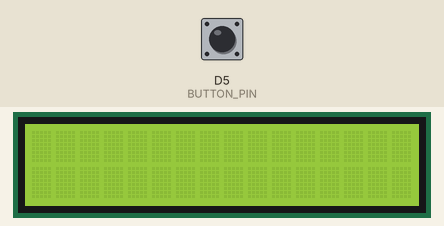
Recording of a sketch running on a simulated ESP8266 (NodeMCU). Parts: 16×2 character LCD. Inputs (shaded band) come from the test bench; at power-on: D5 (BUTTON_PIN) HIGH. WiFi joins after 1.5 s; servers stay silent unless stated; web services answer with replies made up by the test bench; what the sketch prints to the serial monitor is not drawn.

Above: at 2.7 s.
2.8 s: D5 (BUTTON_PIN) pulled LOW for 0.15 s
At 4.2 s:
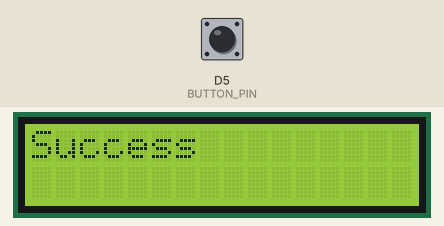
4.5 s: D5 (BUTTON_PIN) pulled LOW for 1 s
At 5.4 s:
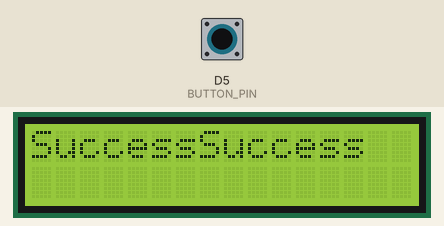
7.0 s: D5 (BUTTON_PIN) pulled LOW for 0.15 s
At 8.3 s:
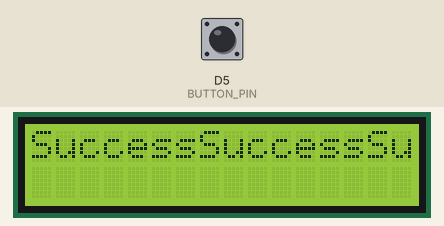
8.7 s: D5 (BUTTON_PIN) pulsed LOW 5 times (0.12 s each, 0.3 s apart)
At 10.4 s:
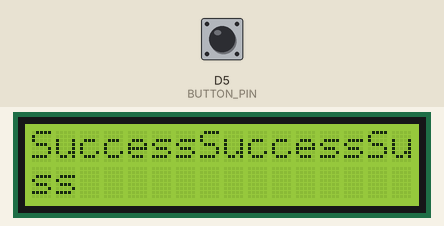
11.7 s: D5 (BUTTON_PIN) pulled LOW for 3.2 s
At 13.0 s:
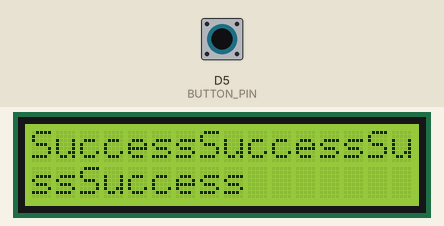
16.4 s: D5 (BUTTON_PIN) pulled LOW for 0.15 s
At 17.8 s:
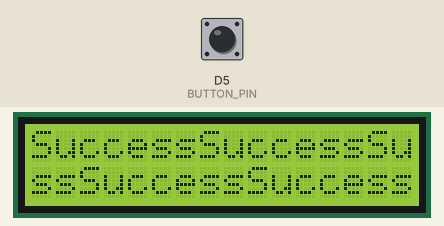
Timing chart, 0 to 19.1 s (numbered marks = the images above; inputs shaded):
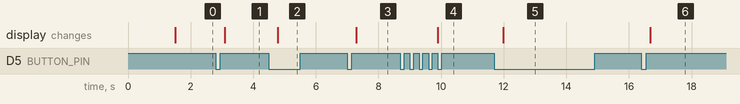

Measured:
- after the input at 2.8 s, the display: changes after 0.29 s (image 1)
- after the input at 4.5 s, the display: changes after 0.29 s (image 2)
- after the input at 7.0 s, the display: changes after 0.28 s (image 3)
- after the input at 8.7 s, the display: changes after 1.2 s (image 4)
- after the input at 11.7 s, the display: changes after 0.28 s (image 5)
- after the input at 16.4 s, the display: changes after 0.28 s (image 6)

The sketch:

esp8266_wifi_button_ifttt_display.ino
```cpp
/*
 * Sketch: ESP8266_LED_Control_02
 * Control an LED from a web browser
 * Intended to be run on an ESP8266
 *
 * connect to the ESP8266 AP then
 * use web broswer to go to 192.168.4.1
 *
 */


#include <Wire.h>
#include <LiquidCrystal_I2C.h>
#include <ESP8266WiFi.h>

const char* ssid     = "dirtyfox";
const char* password = "fuchsschmutz";

const char* server = "maker.ifttt.com";
const char* resource = "/trigger/button_pressed/with/key/cR8QrXa3Sb1S1TdxVH_ziy";

const int BUTTON_PIN = D5;

int btnPressed = 0;
int btnRead = 0;

// Set the LCD address to 0x27 for a 16 chars and 2 line display
LiquidCrystal_I2C lcd(0x27, 16, 2);

void setup()
{
    Serial.begin(115200);

    delay(10);

    Serial.println();
    Serial.println();
    Serial.print("Connecting to ");
    Serial.println(ssid);

    /* Explicitly set the ESP8266 to be a WiFi-client, otherwise, it by default,
     would try to act as both a client and an access-point and could cause
     network-issues with your other WiFi-devices on your WiFi-network. */
    WiFi.mode(WIFI_STA);
    WiFi.begin(ssid, password);

    while (WiFi.status() != WL_CONNECTED) {
      delay(500);
      Serial.print(".");
    }

    Serial.println("");
    Serial.println("WiFi connected");
    Serial.println("IP address: ");
    Serial.println(WiFi.localIP());

    pinMode(BUTTON_PIN, INPUT);

    // initialize the LCD
    lcd.begin();

    // Turn on the blacklight
    lcd.backlight();
} // void setup()


void loop()
{
     btnRead = digitalRead(BUTTON_PIN);
     if (btnRead == LOW) {
        if (btnPressed == 0) {
           Serial.println("Send request");
           requestIFTTT();
        }
        btnPressed = 1;
     } else {
        btnPressed = 0;
     }
    delay(20);
} // void loop()

void requestIFTTT()
{
    WiFiClient client;
    int retries=5;
    while(!!!client.connect(server, 80) && (retries-- > 0)) {
      Serial.print(".");
    }
    Serial.println();

    if(!!!client.connected()) {
      Serial.println("Failed to connect!");
    }

    client.print(String("GET ") + resource + " HTTP/1.1\r\n" + "Host: " + server + "\r\n" + "Connection: close\r\n\r\n");
    int timeout = 5 * 10; //5 seconds
    while(!!!client.available() && (timeout-- > 0)) {
      delay(100);
    }

    while(!!!client.available()) {
      Serial.println("No response!");
    }

    if(client.available()) {
      lcd.print("Success");
    }

    while(client.available()) {
      Serial.write(client.read());
    }

    client.stop();
}
```
